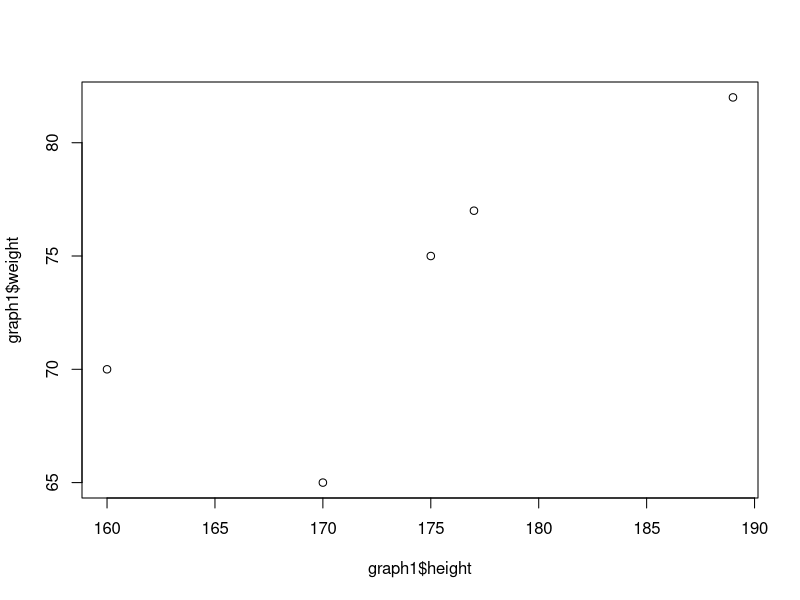
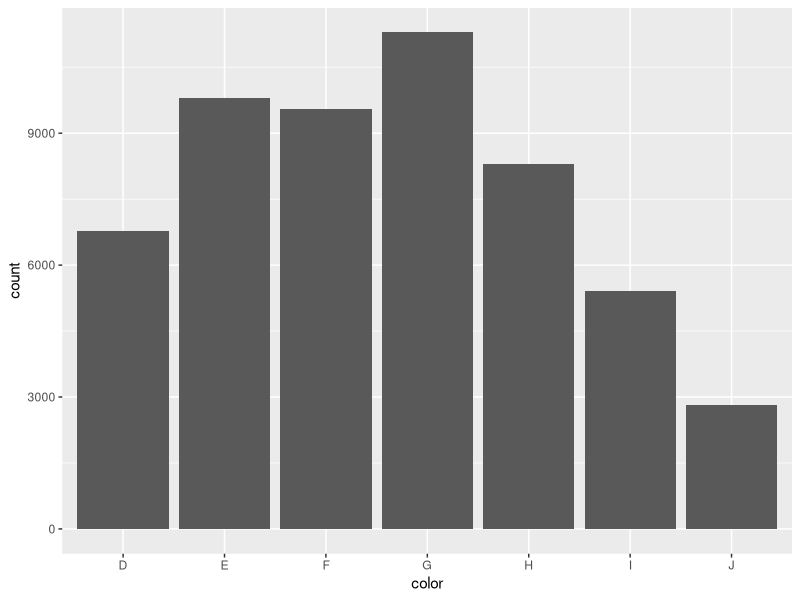
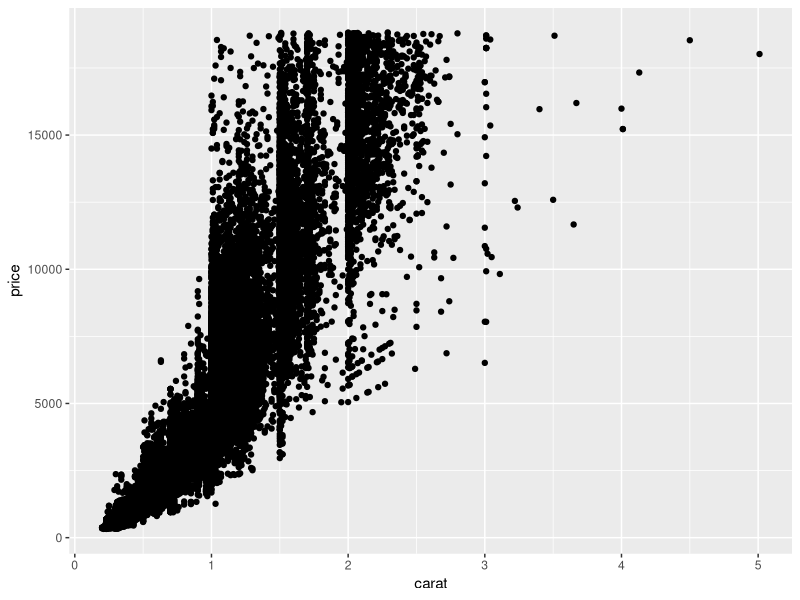
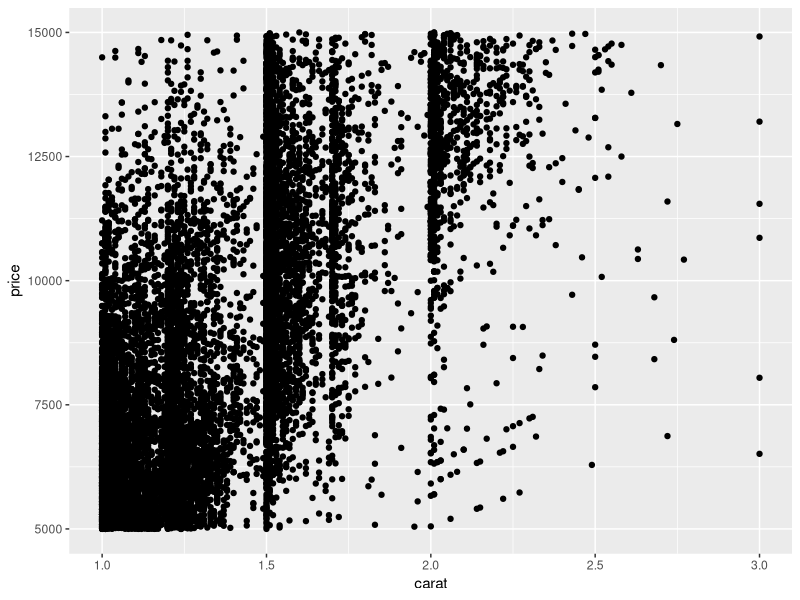
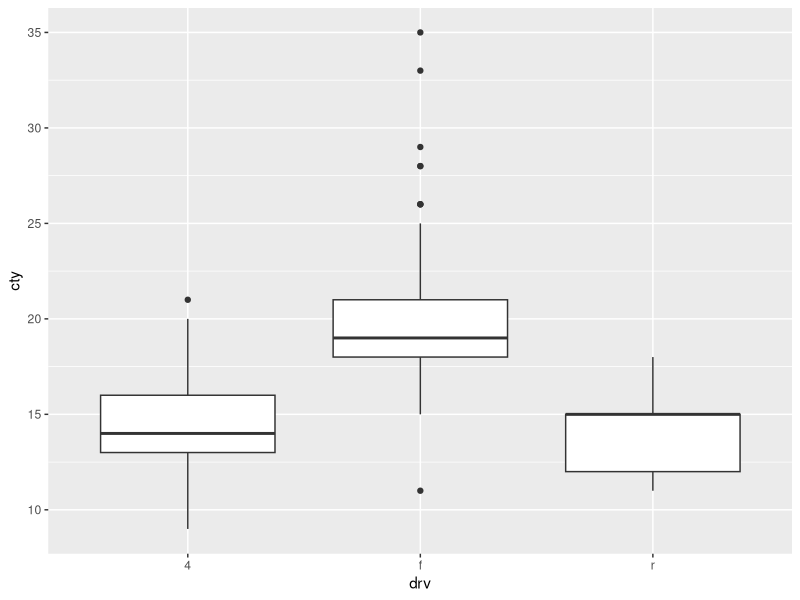
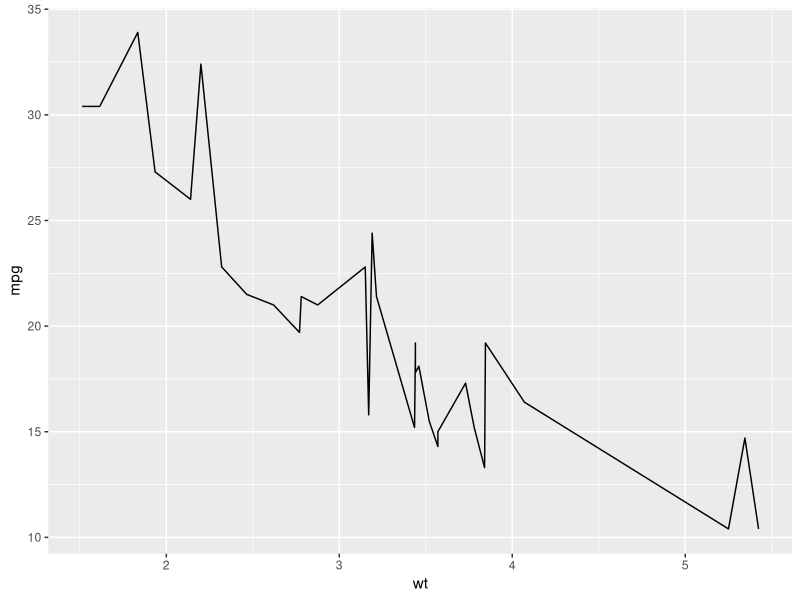

The R source for these figures, in order: (Note: this script raises an error after producing the figures.)
install.packages("ggplot2")
install.packages("dplyr") #데이터프레임 조작 패키지
library(ggplot2)
library(dplyr)

graph1 <- data.frame(height = c(160, 175, 189, 177, 170), weight = c(70, 75, 82, 77, 65))
plot(graph1$height, graph1$weight)

graph3 <- as.data.frame(ggplot2::diamonds)
View(graph3)
ggplot(data = graph3, aes(x = color)) + geom_bar()
ggplot(data = graph3, aes(x = carat, y = price)) + geom_point()
ggplot(data = graph3, aes(x = carat, y = price)) + geom_point() + xlim(1, 3) + ylim(5000, 15000)

graph4 <- as.data.frame(ggplot2::mpg)
View(graph4)
ggplot(data = graph4, aes(x = drv, y = cty)) + geom_boxplot()

graph5 <- mtcars
View(graph5)
ggplot(data = graph5, aes(x = wt, y = mpg)) + geom_line()

graph6 <- as.data.frame(undata2)
View(graph6)
ggplot(data = graph6, aes(x = undata2)) + geom_bar() + ylim(0, 8)

graph7 <- as.data.frame(h10)

ab = rename(graph7, A = undata2, B = Freq)
View(ab)
plot(ab$A, ab$B)
qplot(data = ab, x = A, y = B, geom)

ggplot(data = ab, aes(x = A)) + geom_
hist(ab$B)